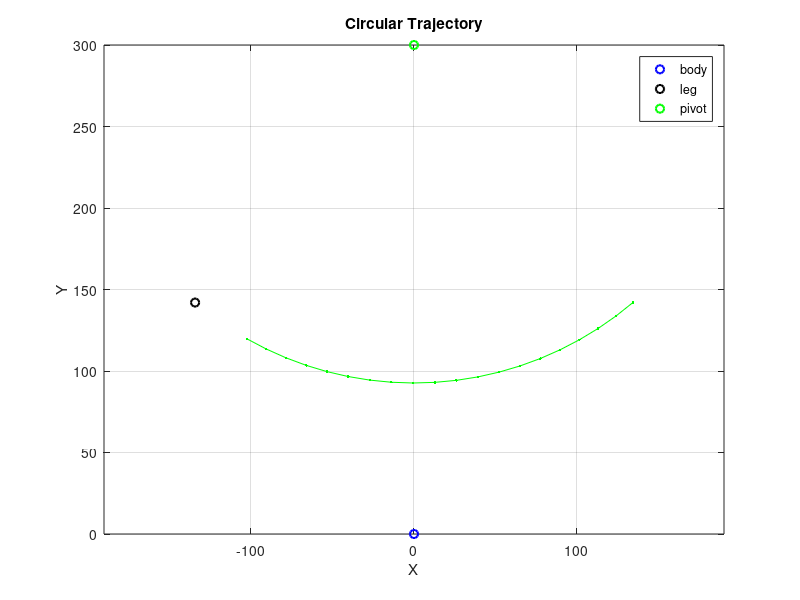

Reproduce this figure in MATLAB.
body=[0,0];
leg=[-134.3,142];
r=300;
pivot=body+[0,r];

Rin=norm(pivot-leg);
alpha=asin(-134.3/Rin);
theta0=-alpha-pi/2;
theta_final=theta0+deg2rad(20)-pi/2;
theta=linspace(theta0,theta_final,20);
x_pivot=pivot(1) + Rin*cos(theta);
y_pivot=pivot(2) + Rin*sin(theta);

figure;
plot(body(1), body(2), 'bo','LineWidth',1.5); hold on;
plot(leg(1), leg(2), 'ko','LineWidth',1.5);  % Circle center
plot(pivot(1), pivot(2), 'go','LineWidth',1.5);  % Circle center
plot(x_pivot, y_pivot, 'g.-', 'MarkerFaceColor', 'r');  % Circle center
axis equal;
legend('body','leg','pivot')
grid on;
xlabel('X'); ylabel('Y');
title('Circular Trajectory');